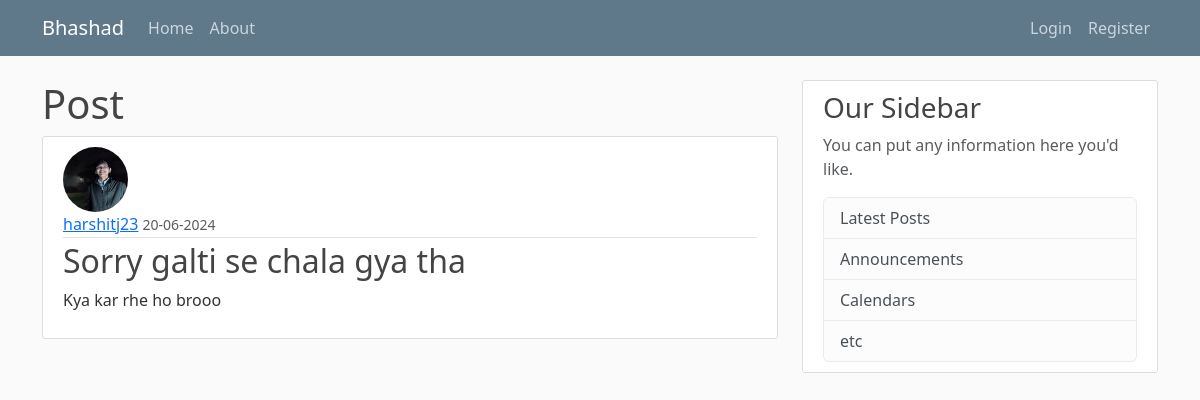
/post/1, run on an earlier commit of the app's database.
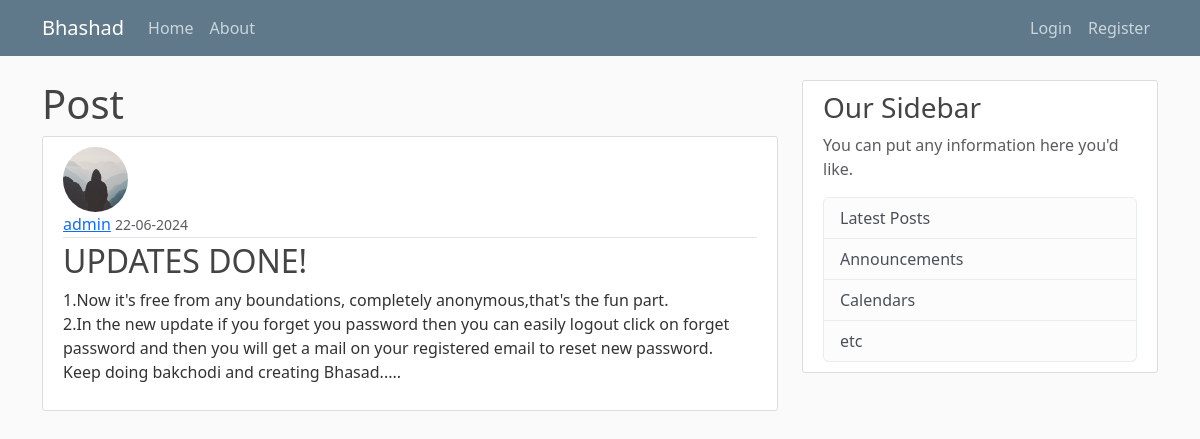
And on a later commit of the database.
### flaskblog/models.py (models this page shows, shortened)
class User(db.Model,UserMixin):
    id=db.Column(db.Integer,primary_key=True)
    username=db.Column(db.String(20),unique=True,nullable=False)
    email=db.Column(db.String(120),unique=True,nullable=False)
    password=db.Column(db.String(60),nullable=False)
    image_file=db.Column(db.String(20),nullable=False,default='default.jpg')
    posts=db.relationship('Post',backref='author',lazy=True)

class Post(db.Model):
    id=db.Column(db.Integer,primary_key=True)
    title=db.Column(db.String(120),nullable=False)
    date_posted=db.Column(db.DateTime,nullable=False,default=datetime.utcnow)
    content=db.Column(db.Text,nullable=False)
    user_id=db.Column(db.Integer,db.ForeignKey('user.id'),nullable=False)

### flaskblog/posts/routes.py (the view)
@posts.route('/post/<int:post_id>')
def post(post_id):
     post=Post.query.get_or_404(post_id)
     return render_template('post.html',title=post.title,post=post)

### flaskblog/templates/post.html (shortened to what this page needs)
{% extends "layout.html" %}
{% block content %}
        <h1>Post</h1>
        <article class="media content-section">
            <img class="rounded-circle article-img" src='{{url_for('static',filename='profile_pics/'+post.author.image_file)}}'>
            <div class="media-body">
            <div class="article-metadata">
                <a class="mr-2" href="#">{{ post.author.username }}</a>
                <small class="text-muted">{{ post.date_posted.strftime('%d-%m-%Y') }}</small>
            </div>
            <h2 class="article-title">{{ post.title }}</h2>
            <p class="article-content">{{ post.content }}</p>
            </div>
        </article>
{% endblock content%}

What changed in the data, as far as the page shows it:
changed User: image_file: picture removed, a placeholder shows; author.username "harshitj23" → "admin"
changed Post: date_posted "20-06-2024" → "22-06-2024"; title "Sorry galti se chala gya tha" → "UPDATES DONE!"; content "Kya kar rhe ho brooo" → "1.Now it's free from any boundations, completely anonymous,that's the fun part. 2.In the new update if you forget you password then you can easily logout click on forget password and then you will get a mail on your registered email to reset new password. Keep doing bakchodi and creating Bhasad....."
